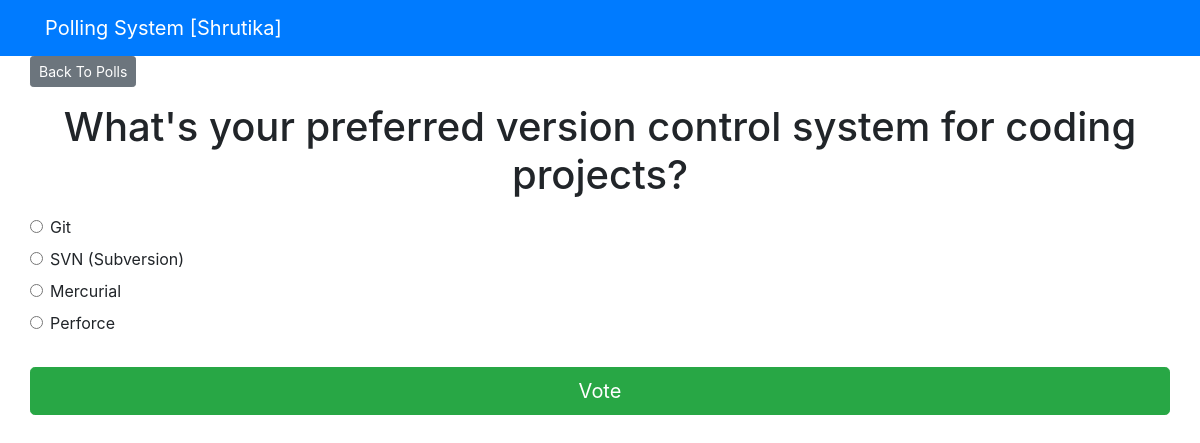
The page /polls/6/ on the database its author committed.
### pollApp/models.py (models this page shows, shortened)
class Question(models.Model):
    question_text = models.CharField(max_length = 300)
    pub_date = models.DateTimeField('date published')

class Choice(models.Model):
    question = models.ForeignKey(Question, on_delete = models.CASCADE)
    choice_text = models.CharField(max_length = 200)
    votes = models.IntegerField(default=0)

### pollApp/views.py (the view)
# urls.py: path('<int:question_id>/', views.detail, name='detail'),
def detail(request, question_id):
    try:
        question = Question.objects.get(pk = question_id)
    except Question.DoesNotExist:
        raise Http404('Question does not exist')
    return render(request, 'polls/detail.html',
                    {'question': question})

### templates/polls/detail.html (shortened to what this page needs)
{% extends 'base.html' %}
{% block content %}
<a class ="btn btn-secondary btn-sm mb-3" href ="{% url 'polls:index' %}">Back To Polls</a>
<h1 class ="text-center mb-3">{{ question.question_text }}</h1>
<form action ="{% url 'polls:vote' question.id %}" method ="post">
	{% for choice in question.choice_set.all %}
	<div class ="form-check">
		<input type ="radio" name ="choice" class ="form-check-input" id ="choice{{ forloop.counter }}"
			value ="{{ choice.id }}" />
		<label for ="choice{{ forloop.counter }}">{{ choice.choice_text }}</label>
	</div>
	{% endfor %}
	<input type ="submit" value ="Vote" class ="btn btn-success btn-lg btn-block mt-4" />
</form>
{% endblock %}

### rows shown on the page
Question: question_text "What's your preferred version control system for coding projects?"
Choice: choice_text "Git"
Choice: choice_text "SVN (Subversion)"
Choice: choice_text "Mercurial"
Choice: choice_text "Perforce"
